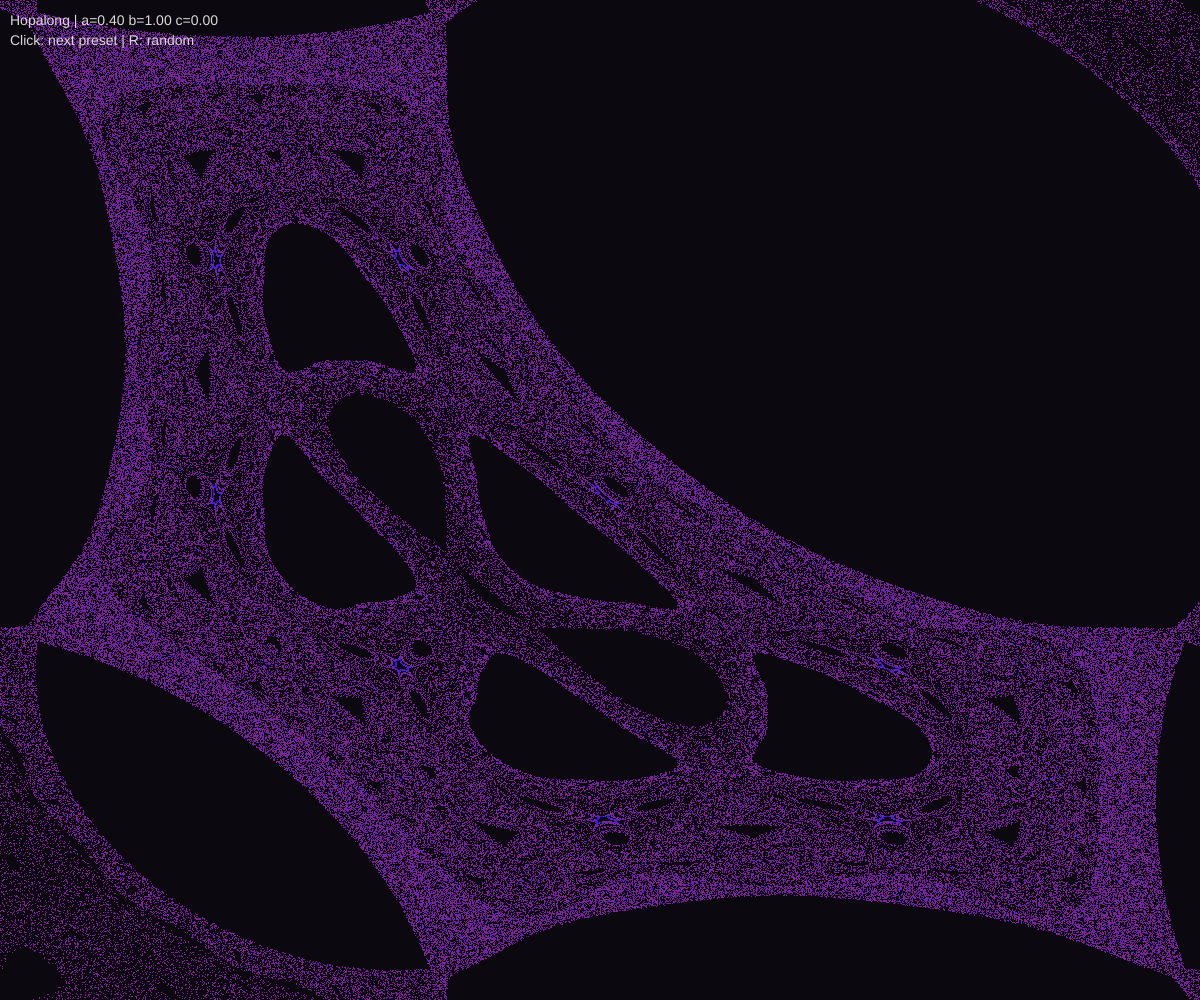
Frame 1 (no input)
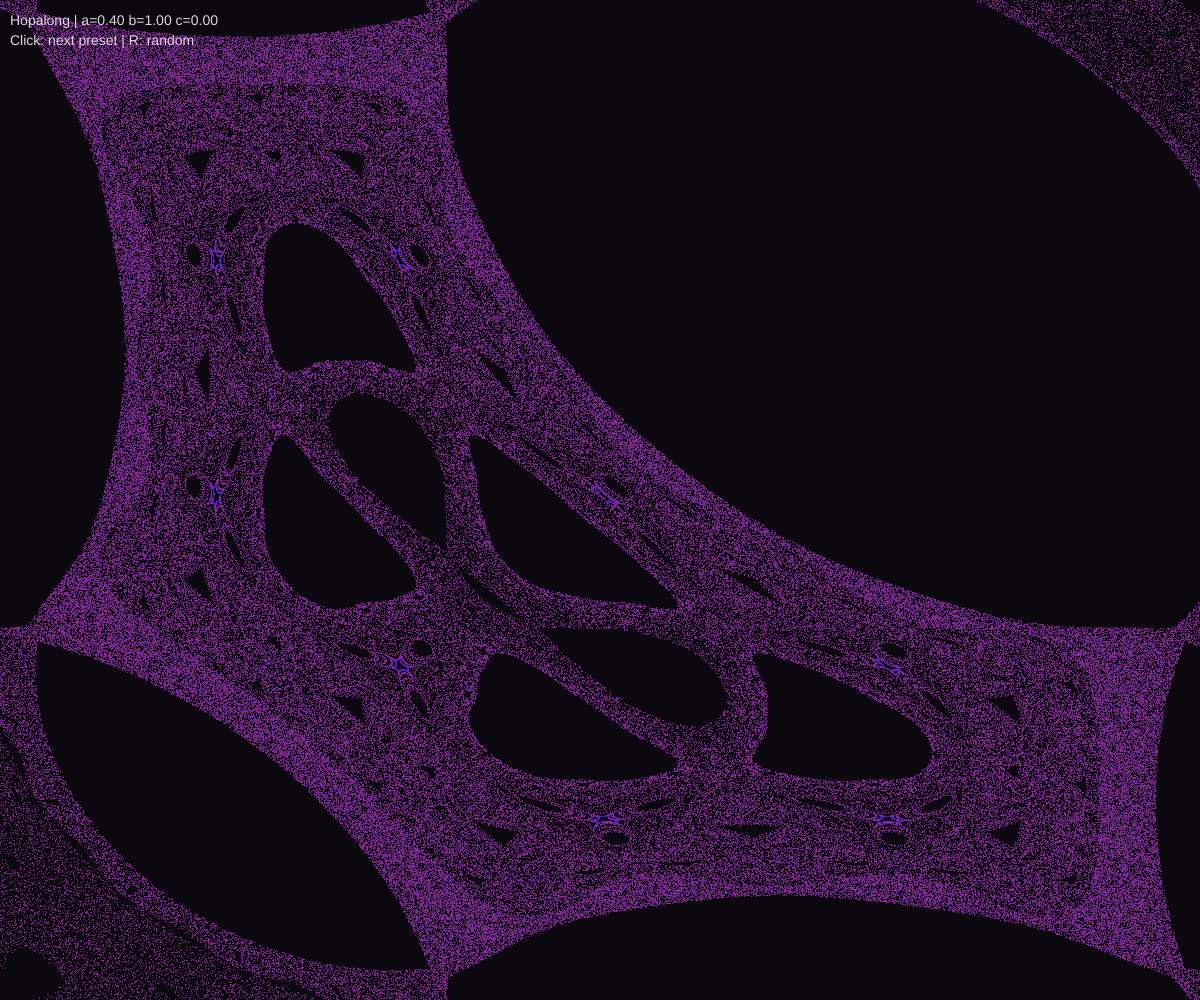
Frame 60 (no input)
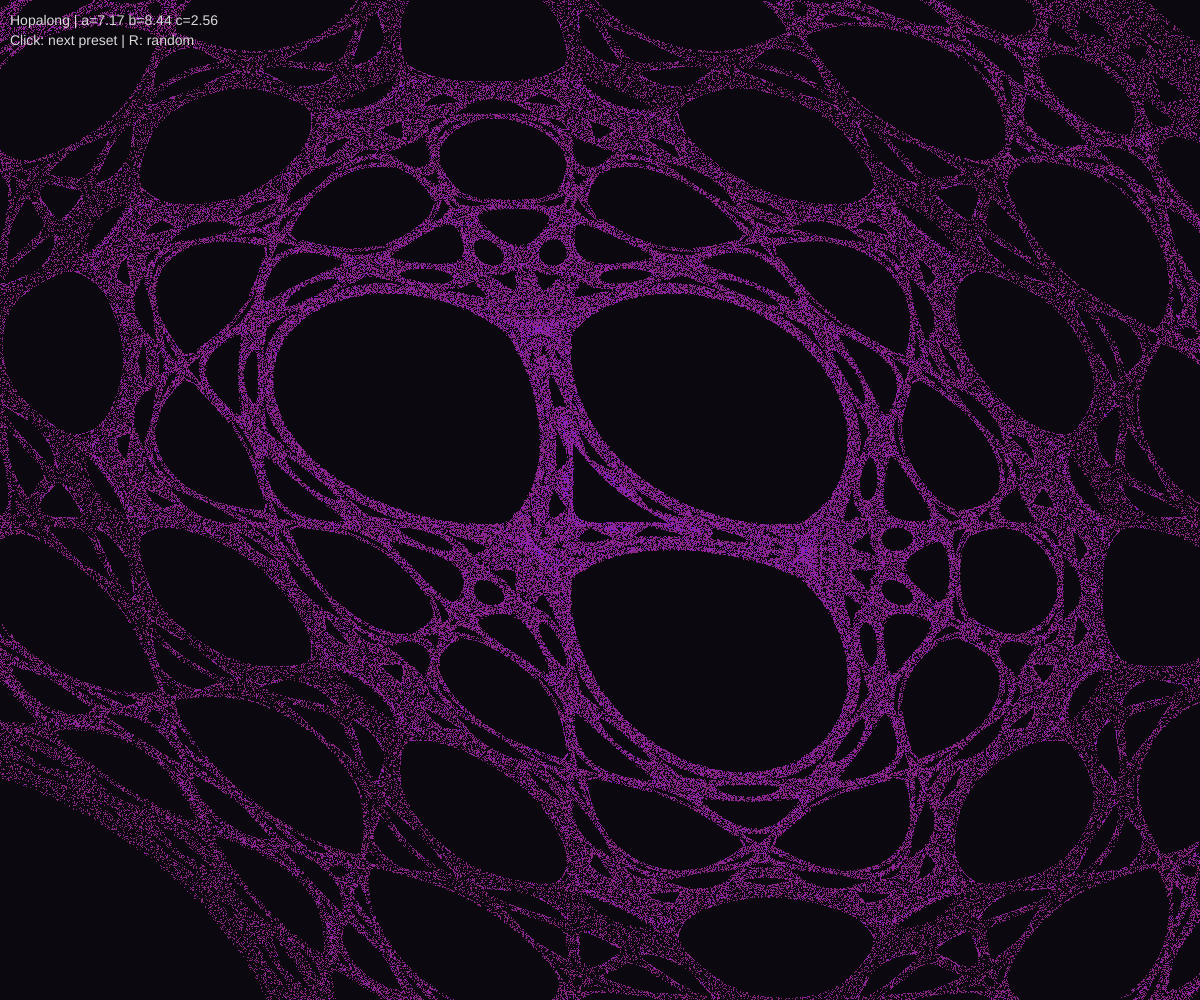
Frame 120 (the mouse pressed at the canvas centre since frame 60)

The p5.js sketch that drew these frames (run headless with seeded random() and noise() and a simulated clock; from frame 60 on, the mouse is pressed at the canvas centre):

// p5.js sketch
// ── sketch.js
// Hopalong Attractor (Martin Attractor)
// x' = y - sign(x) * sqrt(|b*x - c|)
// y' = a - x

let a, b, c;
let density;
let maxDensity = 1;
let time = 0;

// Beautiful presets
let presets = [
  { a: 0.4, b: 1.0, c: 0.0 },
  { a: 7.16878, b: 8.43659, c: 2.55919 },
  { a: 7.7867, b: 0.132, c: 9.0423 },
  { a: 1.1, b: 0.5, c: 1.0 },
  { a: -11, b: 0.05, c: 0.5 }
];
let currentPreset = 0;

function setup() {
  createCanvas(windowWidth, windowHeight);
  colorMode(HSB, 360, 100, 100, 100);
  pixelDensity(1);

  density = new Float32Array(width * height);
  loadPreset(0);
  generateAttractor();
}

function loadPreset(idx) {
  let p = presets[idx % presets.length];
  a = p.a;
  b = p.b;
  c = p.c;
}

function generateAttractor() {
  density.fill(0);
  maxDensity = 1;

  let iterations = 1000000;
  let x = 0;
  let y = 0;

  // First pass to find bounds
  let minX = Infinity, maxX = -Infinity;
  let minY = Infinity, maxY = -Infinity;

  for (let i = 0; i < 10000; i++) {
    let xNew = y - (x < 0 ? -1 : 1) * sqrt(abs(b * x - c));
    let yNew = a - x;

    x = xNew;
    y = yNew;

    if (i > 100) {
      if (x < minX) minX = x;
      if (x > maxX) maxX = x;
      if (y < minY) minY = y;
      if (y > maxY) maxY = y;
    }
  }

  // Add padding
  let padX = (maxX - minX) * 0.1;
  let padY = (maxY - minY) * 0.1;
  minX -= padX;
  maxX += padX;
  minY -= padY;
  maxY += padY;

  // Second pass to accumulate
  x = 0;
  y = 0;

  for (let i = 0; i < iterations; i++) {
    let xNew = y - (x < 0 ? -1 : 1) * sqrt(abs(b * x - c));
    let yNew = a - x;

    x = xNew;
    y = yNew;

    if (i < 100) continue;

    let px = floor(map(x, minX, maxX, 0, width));
    let py = floor(map(y, minY, maxY, 0, height));

    if (px >= 0 && px < width && py >= 0 && py < height) {
      let idx = px + py * width;
      density[idx]++;
      if (density[idx] > maxDensity) maxDensity = density[idx];
    }
  }
}

function draw() {
  background(280, 20, 5);

  loadPixels();

  let logMax = log(maxDensity + 1);

  for (let i = 0; i < width * height; i++) {
    if (density[i] > 0) {
      let val = log(density[i] + 1) / logMax;
      let hue = (320 - val * 100 + time * 8) % 360;
      let sat = 60 + val * 40;
      let bri = pow(val, 0.5) * 100;

      let c = color(hue, sat, bri);
      let idx = i * 4;
      pixels[idx] = red(c);
      pixels[idx + 1] = green(c);
      pixels[idx + 2] = blue(c);
      pixels[idx + 3] = 255;
    } else {
      let idx = i * 4;
      pixels[idx] = 12;
      pixels[idx + 1] = 8;
      pixels[idx + 2] = 15;
      pixels[idx + 3] = 255;
    }
  }

  updatePixels();

  time += deltaTime / 1000;

  fill(0, 0, 85);
  noStroke();
  textSize(14);
  text(`Hopalong | a=${a.toFixed(2)} b=${b.toFixed(2)} c=${c.toFixed(2)}`, 10, 25);
  text("Click: next preset | R: random", 10, 45);
}

function mousePressed() {
  currentPreset++;
  loadPreset(currentPreset);
  generateAttractor();
}

function keyPressed() {
  if (key === 'r' || key === 'R') {
    a = random(-12, 12);
    b = random(-1, 10);
    c = random(-1, 10);
    generateAttractor();
  }
}

function windowResized() {
  resizeCanvas(windowWidth, windowHeight);
  density = new Float32Array(width * height);
  generateAttractor();
}
